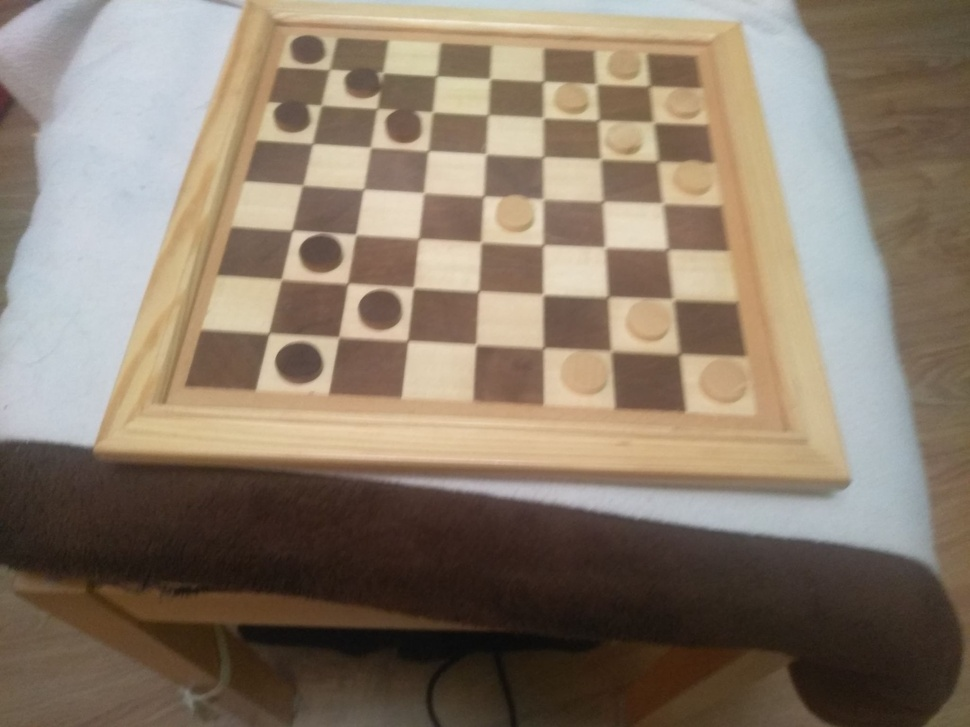
#> input picture zdjecie.jpg, 970 x 727 px, shrunk from 2048 x 1536 before the run
$ python checker.py
#> lines starting #> are read from the running program, lines starting #| are printed output that depends on the picture; after the words box and inside, x2 and y2 are one past the last pixel; in counts of white or black regions, pixels touching at a corner belong together
import numpy as np
import cv2 as cv

def dist(a, b):
    return ((b[0]-a[0])**2 + (b[1]-a[1])**2)**(1/2)

# [5 lines left out: function inCircle, not called in this run]

def circles(a, b):
#> called with a = 30, b = 55
    scale = 1
    delta = 0
    ddepth = cv.CV_16S

    img = cv.imread('zdjecie.jpg')
#> img is the input picture: shape (727, 970, 3); mean B, G, R 106.6, 123.1, 137.8

    #cv.imshow('img', img)

    gray = cv.cvtColor(img, cv.COLOR_BGR2GRAY)
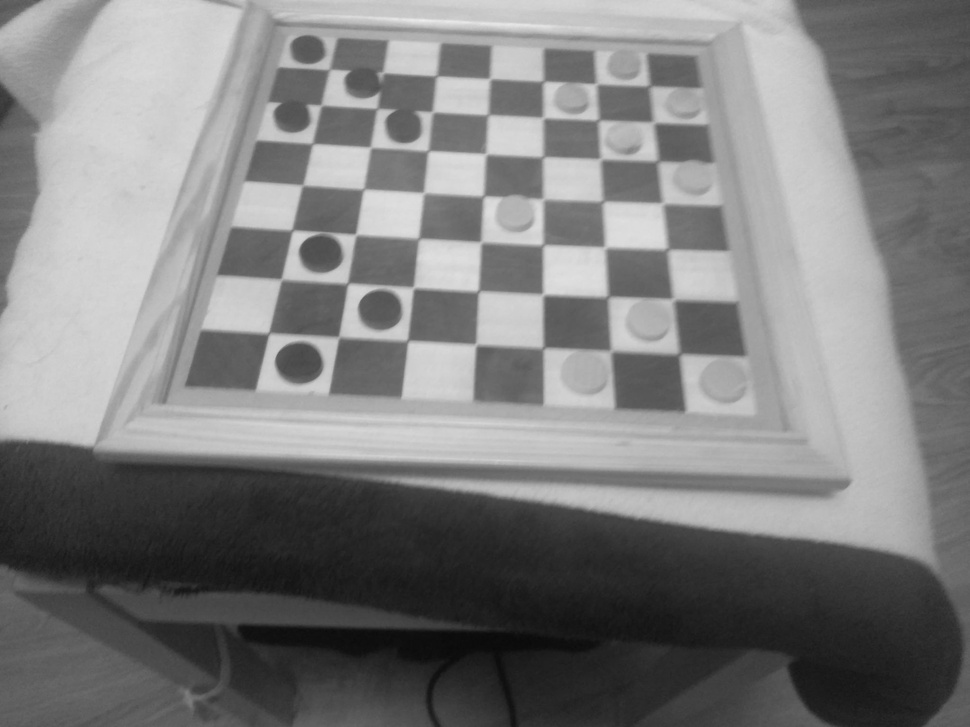
#> gray: shape (727, 970); min 9, max 239, mean 125.6
    #gray = cv.GaussianBlur(gray, (5,5),cv.BORDER_DEFAULT)
    #gray = cv.equalizeHist(gray)
    rows = gray.shape[0]
#> rows = 727
    kernel = np.ones((8,8),np.uint8)
    gray = cv.morphologyEx(gray, cv.MORPH_OPEN, kernel)
    gray = cv.GaussianBlur(gray, (5,5),cv.BORDER_DEFAULT)
    gray = cv.equalizeHist(gray)
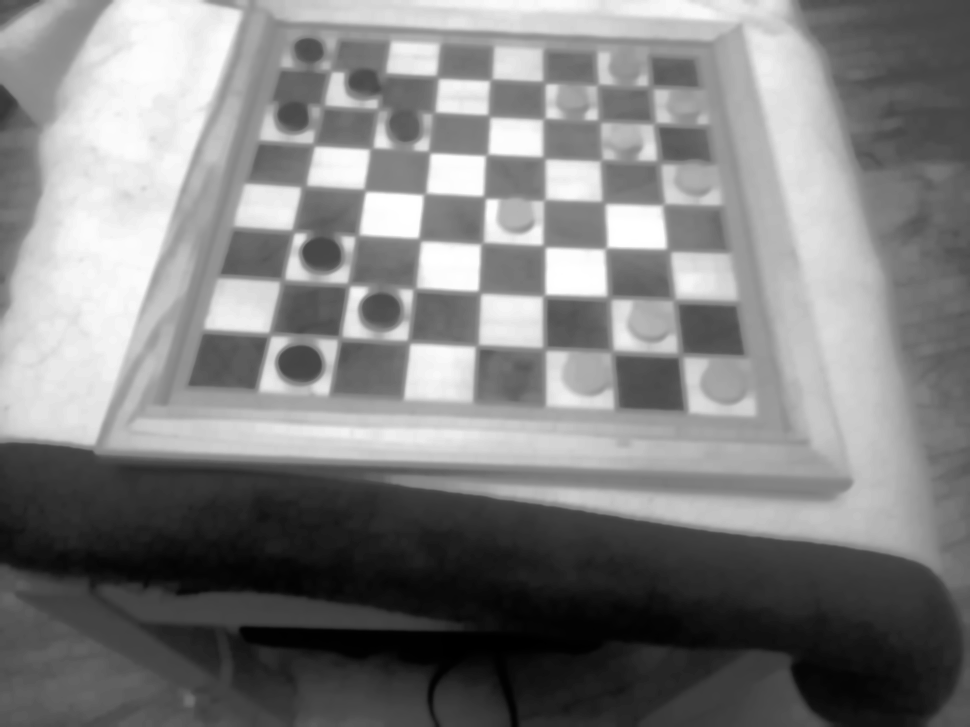
#> gray: shape (727, 970); min 0, max 255, mean 128.3
    #cv.imshow('lol', gray)
    return  cv.HoughCircles(gray, cv.HOUGH_GRADIENT, 1, 110,
                                   param1=a, param2=b,
                                   minRadius=0, maxRadius=rows//8)


# [160 lines left out: functions checker, contures, sudoku, not called in this run]
#checker('boarddd.jpg')
#contures()
#sudoku()
print(circles(30,55))
xd = circles(30,55)
#> xd = [[381.5, 309.5, 22.9]]
img = cv.imread('zdjecie.jpg')
if xd is not None:
    circlesss = np.uint16(np.around(xd))
#> circlesss = [[382, 310, 23]]
    for i in circlesss[0, :]:
        center = (i[0], i[1])
        cv.circle(img, center, 1, (0, 100, 100), 3)
        radius = i[2]
        cv.circle(img, center, radius, (255, 0, 255), 3)
#> this loop made 1 pass
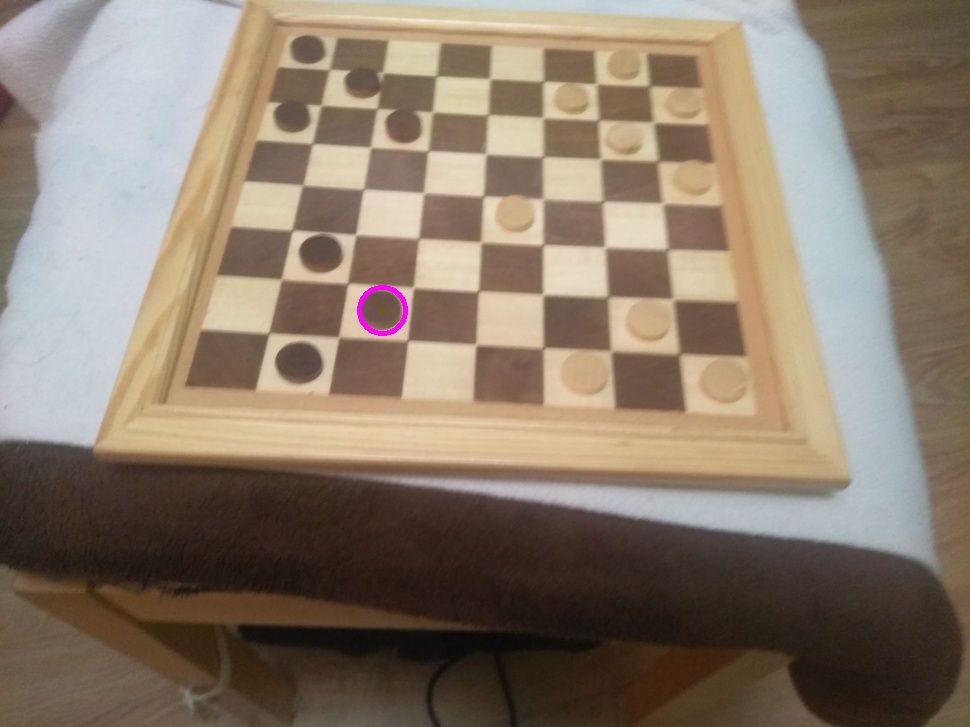
#> img: shape (727, 970, 3); 0.11% of pixels changed, all inside (x1, y1, x2, y2) = (357, 285, 408, 336)
cv.imwrite("xD.jpg",img)

$ run again, with KOXimg.jpg copied over zdjecie.jpg
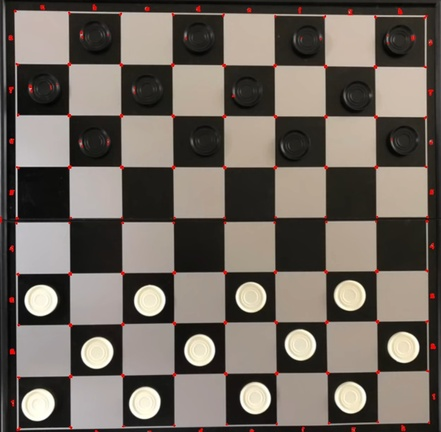
#> input picture KOXimg.jpg, 441 x 432 px, shrunk from 932 x 912 before the run
#> in circles, img is the input picture: shape (432, 441, 3); mean B, G, R 94.4, 102.5, 111
#> in circles, `gray = cv.equalizeHist(gray)`:
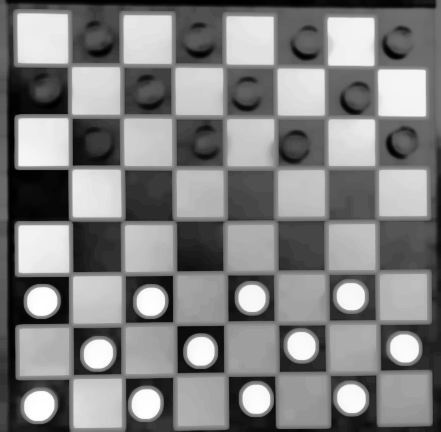
#> gray: shape (432, 441); min 0, max 255, mean 128.9
#> xd = [[255.5, 398.5, 17.9], [403.5, 347.5, 18], [144.5, 402.5, 18.8]]
#> circlesss = [[256, 398, 18], [404, 348, 18], [144, 402, 19]]
#> the loop `for i in circlesss[0, :]:` made 3 passes
#> after the loop `for i in circlesss[0, :]:`:
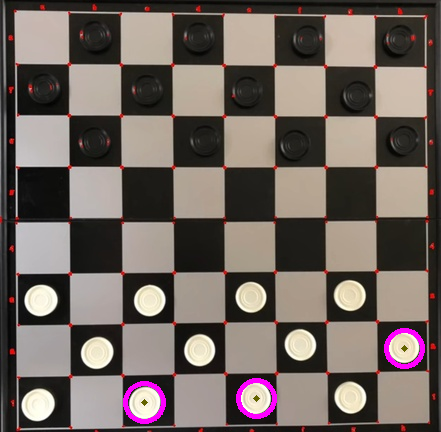
#> img: shape (432, 441, 3); 0.95% of pixels changed, all inside (x1, y1, x2, y2) = (123, 328, 425, 424)

$ run again, with ch1.jpg copied over zdjecie.jpg
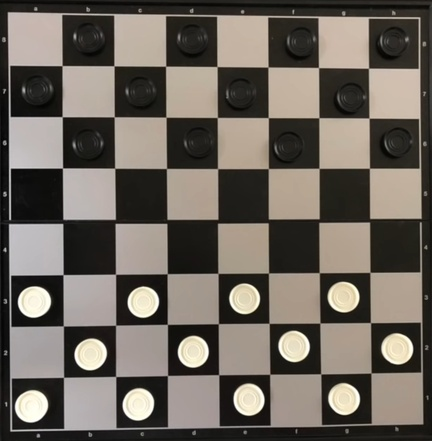
#> input picture ch1.jpg, 432 x 441 px, shrunk from 912 x 932 before the run
#> in circles, img is the input picture: shape (441, 432, 3); mean B, G, R 94.3, 102.4, 109.3
#> in circles, `gray = cv.equalizeHist(gray)`:
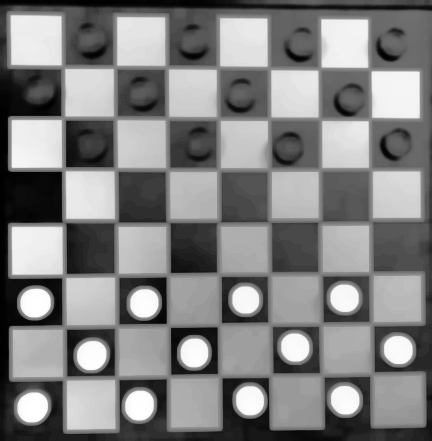
#> gray: shape (441, 432); min 0, max 255, mean 128.9
#> xd = [[143.5, 302.5, 17.7], [249.5, 400.5, 18.2], [343.5, 297.5, 18], [33.5, 301.5, 16.9]]
#> circlesss = [[144, 302, 18], [250, 400, 18], [344, 298, 18], [34, 302, 17]]
#> the loop `for i in circlesss[0, :]:` made 4 passes
#> after the loop `for i in circlesss[0, :]:`:
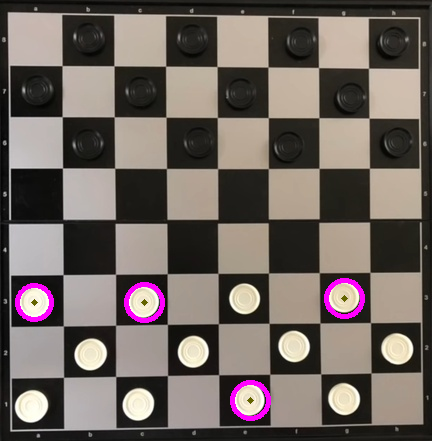
#> img: shape (441, 432, 3); 1.23% of pixels changed, all inside (x1, y1, x2, y2) = (15, 278, 365, 421)

$ run again, with ch2.jpg copied over zdjecie.jpg
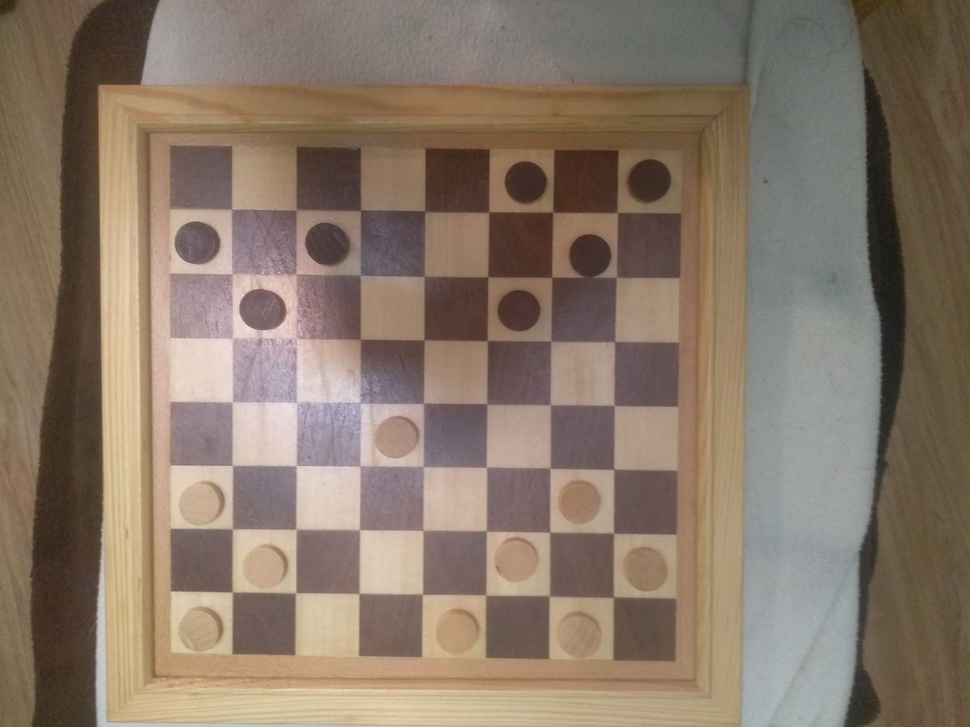
#> input picture ch2.jpg, 970 x 727 px, shrunk from 2048 x 1536 before the run
#> in circles, img is the input picture: shape (727, 970, 3); mean B, G, R 104.5, 119.9, 136.4
#> in circles, `gray = cv.equalizeHist(gray)`:
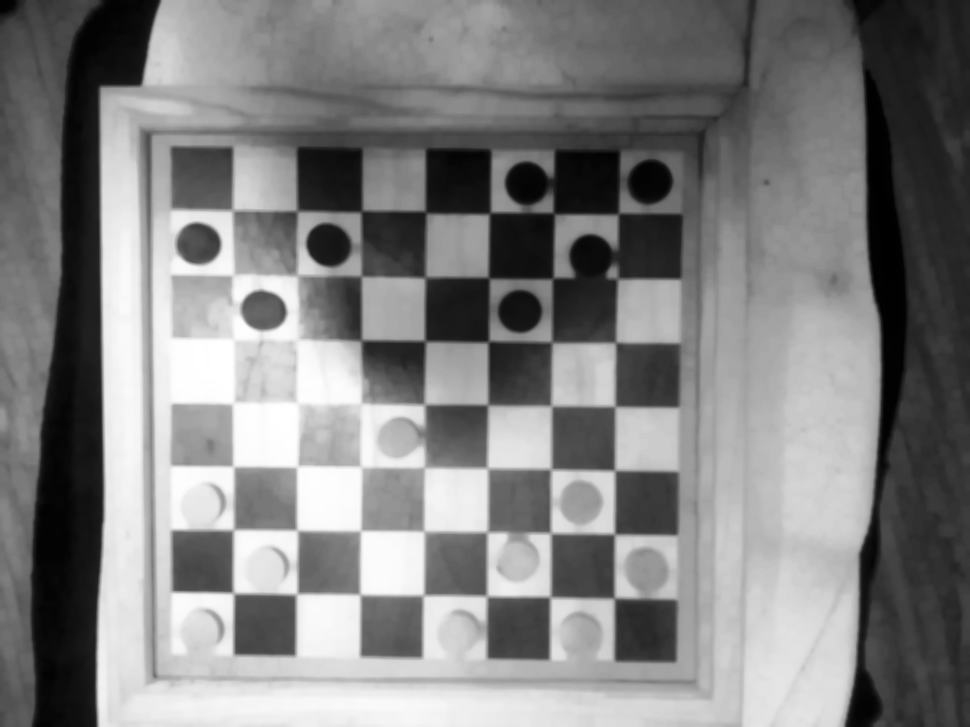
#> gray: shape (727, 970); min 0, max 255, mean 128.4
#> xd = [[526.5, 182.5, 21.2], [519.5, 310.5, 21.8], [197.5, 243.5, 20.7], [649.5, 180.5, 22.8]]
#> circlesss = [[526, 182, 21], [520, 310, 22], [198, 244, 21], [650, 180, 23]]
#> the loop `for i in circlesss[0, :]:` made 4 passes
#> after the loop `for i in circlesss[0, :]:`:
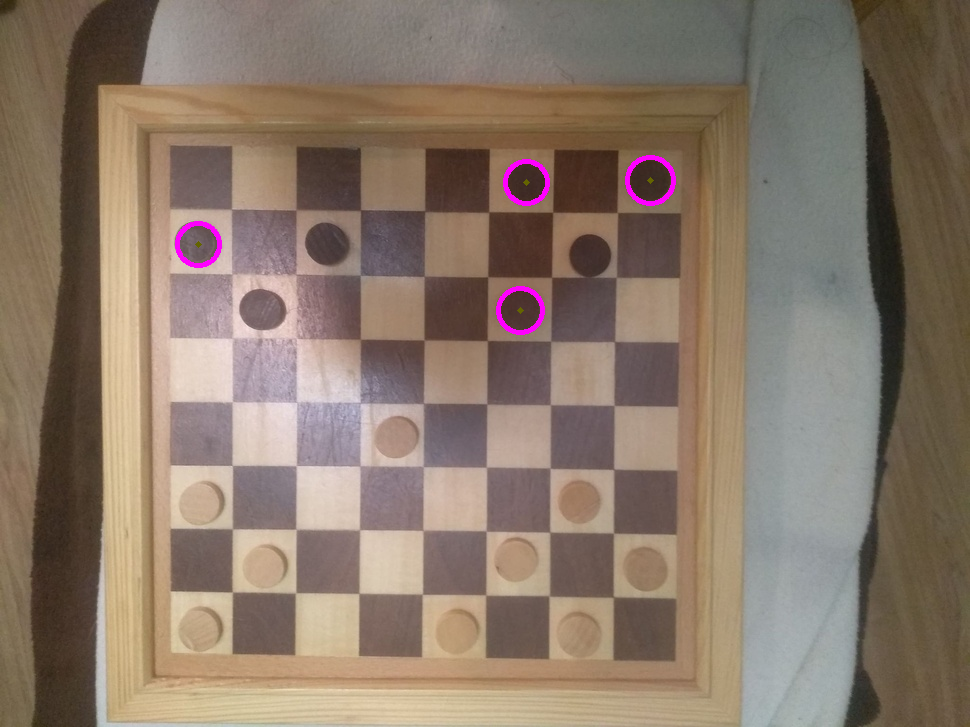
#> img: shape (727, 970, 3); 0.41% of pixels changed, all inside (x1, y1, x2, y2) = (175, 155, 676, 335)
